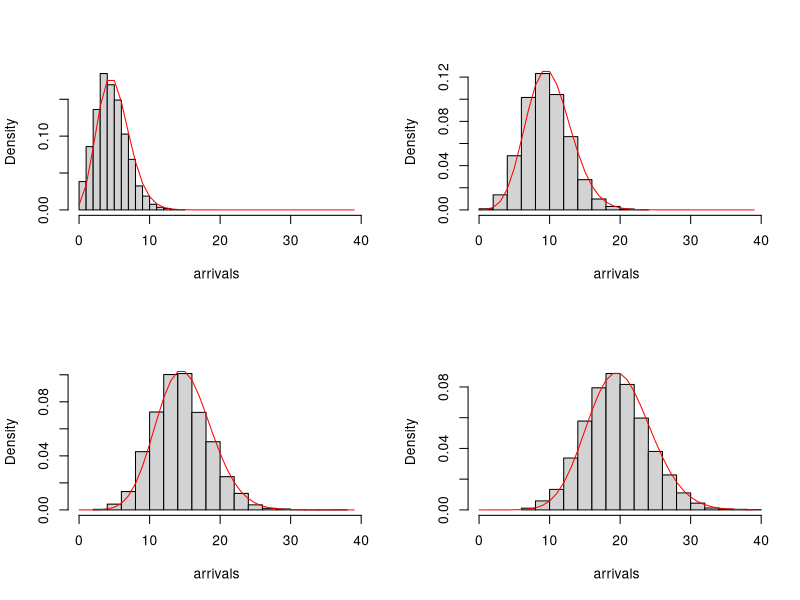

Reproduce this figure in R.
library(RUnit)
errMsg <- function(err) print(err)

# Poisson processes are common stochastic processes used to model arrival
# times. The basic form is a counting process for the number of events that
# have occured up to time t. In addition, Poisson processes satisfy the
# following properties:
#
# 1) The number of events at time 0 is 0
# 2) The number of events that occur in independent intervals are
#    independent of one another 
# 3) The probability distribution of the number of events that occur in
#    some interval depends on the length of the interval
# 4) N(t)~Poisson(lambda*t) where lambda represents the rate of the process
# 5) No occurances are simulatneous

# Implement the function "poisProc" that randomly generates the number of
# events in some time period according to a poisson process with specified
# rate. Your function should take the following arguments:
#
# <rate>: the rate of the poisson process per unit of time
# <time>: the length (in time units) over which the process occurs
#
# Your function should return:
#
# <n.events> a randomly generated integer indicating the number of events
#   that occured over the time interval t


poisProc <- function(rate, t) {

    # your code here
    n.events <- rpois(1, rate*t)
    return(n.events)


}

set.seed(47)
tryCatch(checkEquals(10, poisProc(0.5, 10)), error=function(err)
         errMsg(err))


# Implement the function poisSim that takes the following arguments:
#
# <time.intervals> a numeric vector specifying time intervals to be used
#   for a poisson process
# <rate> a numeric value specifying the rate of the poisson process
#
# Your function should return:
#
# <n.arrivals> a randomly generated integer vector with the same length as
#   <time.intervals> specifying the number of arrivals in each period of
#   <time.intervals>

poisSim <- function(rate, time.intervals=1) {

    # your code here
    n.arrivals <- sapply(time.intervals, function(x) poisProc(rate, x))
    return(n.arrivals)

}

set.seed(47)
tryCatch(checkEquals(c(2, 0, 1, 2, 1), poisSim(0.25, 1:5)),
         error=function(err) errMsg(err))

# Suppose that a store opens at 9 and customers arrive according to a
# poisson process with rate=10 per hour. Furthermore, suppose that we count
# the number of customers who arrive at the store during the following time
# intervals: 9-9:30, 9:30-10:30, 10:30-12, and 12-2. Use R's replicate
# function to generate 10000 simulations of this scenario. Store this
# variable as <simulations>

set.seed(47)
times <- c(0.5, 1, 1.5, 2)
simulations <- replicate(10000, poisSim(10, times))


# In a single plotting window, create the following: one histogram of the
# number of arrivals for each time interval (row of <simulations>).  The
# x-axis for each of these histograms should be identical, ranging from 0
# to the maximum number of people that arrived over any time period in any
# simulation. Set freq=F for all your histograms, label the x-axis
# "arrivals", and set the main title to NULL.
#
# Add a red line of a poisson distribution with parameter that corresponds
# to the time interval of the histogram
# HINT: it may be easiest to turn your simulations matrix into a list (w/
# one entry per row) and use mapply

sim.list <- list(simulations[1,], simulations[2,], simulations[3,], simulations[4,])
x.grid = 0:max(simulations)
par(mfrow=c(2,2))
mapply(function(sim, rate) {hist(sim, xlim=c(0,max(simulations)), freq=F, xlab="arrivals", main=NULL)
lines(x.grid, dpois(x.grid, rate*10), col="red")}, sim.list, times)
